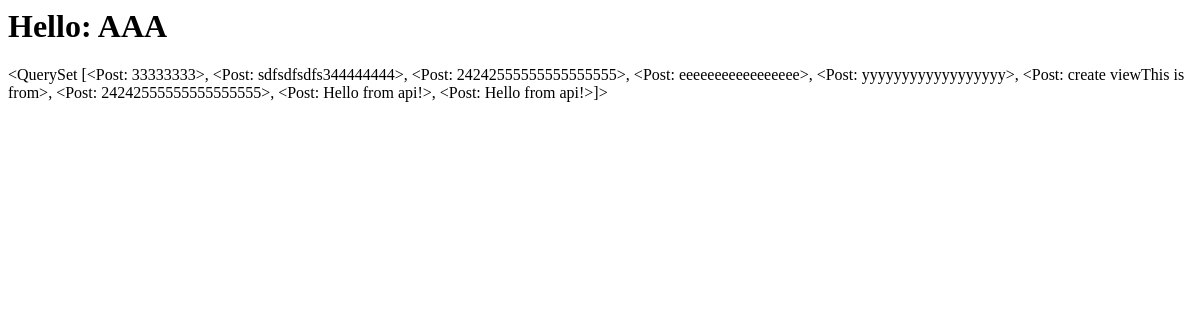
/blog/cbv-index/, run on an earlier commit of the app's database.
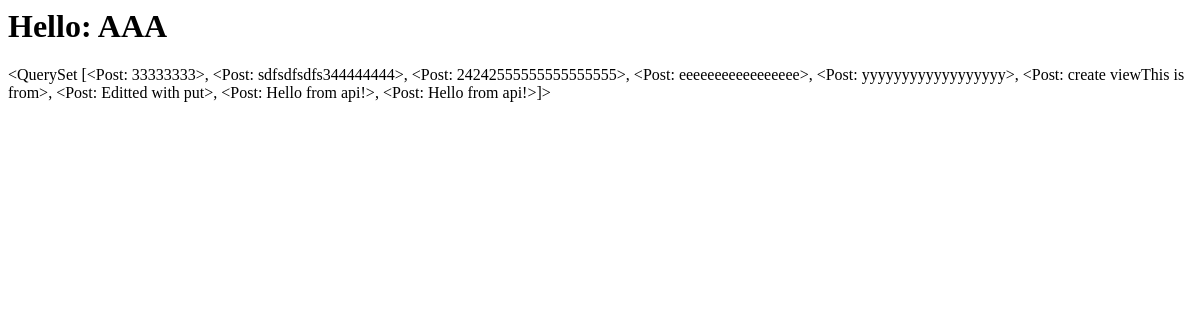
And on a later commit of the database.
### blog/models.py (models this page shows)
class Post(models.Model):
    author = models.ForeignKey('accounts.Profile', on_delete=models.CASCADE)
    image = models.ImageField(null=True, blank=True)
    title = models.CharField(max_length=250)
    content = models.TextField()
    status = models.BooleanField()
    category = models.ForeignKey('Category', on_delete=models.SET_NULL, null=True)
    created_at = models.DateTimeField(auto_now_add=True)
    updated_at = models.DateTimeField(auto_now=True)
    published_at = models.DateTimeField()
    def __str__(self):
        return self.title

### blog/views.py (the view)
# urls.py: path('cbv-index/', views.IndexView.as_view(), name='cbv-index'),
class IndexView(TemplateView):
    template_name = 'index.html'
    def get_context_data(self, **kwargs):
        context = super().get_context_data(**kwargs)
        context['name'] = 'AAA'
        context['posts'] = Post.objects.all()
        return context

### templates/index.html
<h1>Hello: {{name}}</h1>
{{posts}}

What changed in the data, as far as the page shows it:
changed through a linked row, Post: title.title "…viewThis is from>, <Post: 24242555555555555555>, <Post: Hello from api!>,…" → "…viewThis is from>, <Post: Editted with put>, <Post: Hello from api!>,…"
